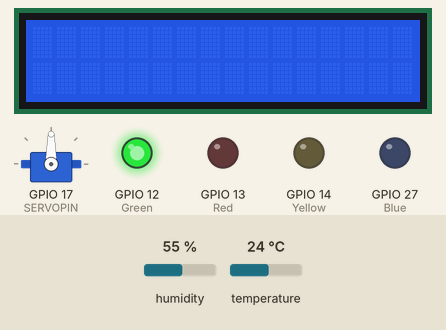
A sketch run on a simulated ESP32. On the bench: servo, 16×2 character LCD, output pins drawn as LEDs (lit = HIGH). Inputs (shaded band) come from the test bench; at power-on: temperature 24 °C, humidity 55 %. WiFi joins after 1.5 s; servers stay silent unless stated; uploads are accepted with an empty reply; what the sketch prints to the serial monitor is not drawn.

Above: at 2.7 s.
2.8 s: temperature set to 22 °C
At 4.4 s:
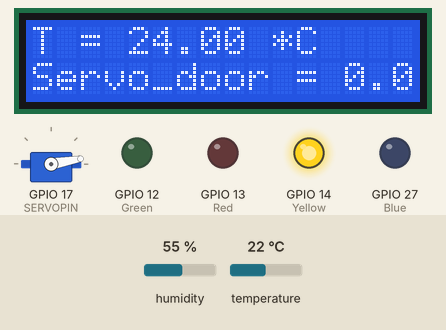
9.2 s: temperature set to 16 °C
At 14.4 s:
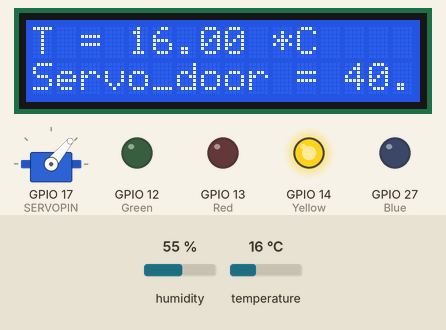
15.8 s: temperature set to 13 °C
At 16.3 s:
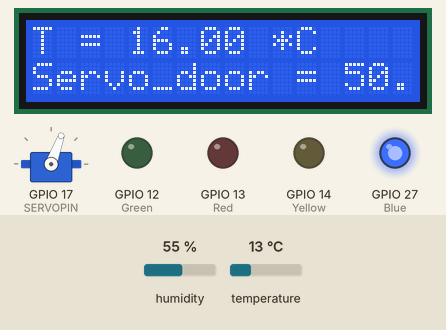
22.3 s: temperature set to 28 °C
At 25.6 s:
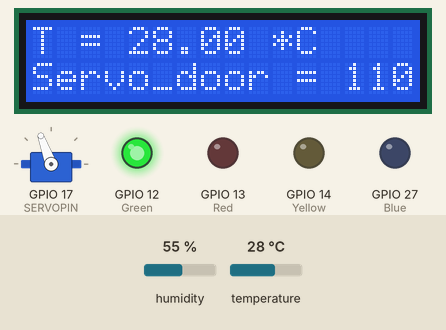
26.0 s: temperature set to 30 °C
At 29.1 s:
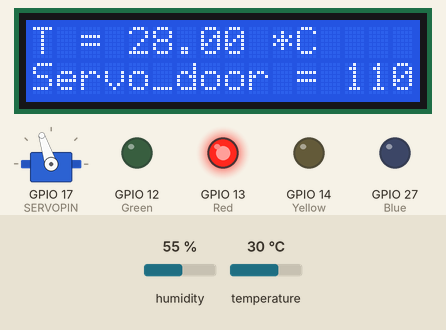
32.6 s: temperature set to 12 °C
At 33.9 s:
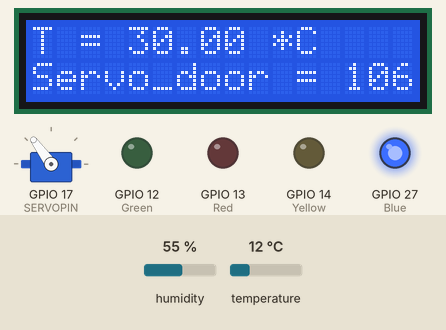
Timing chart, 0 to 79.9 s (numbered marks = the images above; inputs shaded):
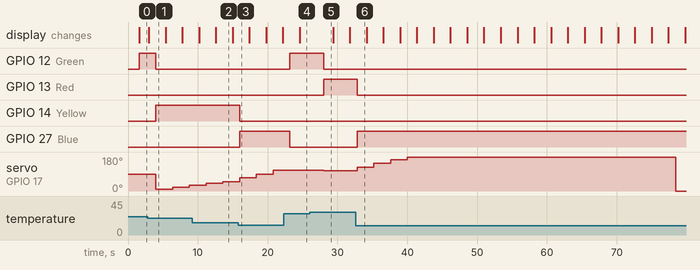

The sketch:

Code_6.ino
```cpp
// WiFi
#include <WiFi.h>
#include <WiFiClient.h>
WiFiClient client;
#include <Wire.h>
#include <OneWire.h>
#include <ArduinoJson.h>

// Sensor
//#include <Adafruit_Sensor.h>
#include <DHT.h>
#define DHTPIN            15         //  Контакт, который подключен к датчику DHT
DHT dht(DHTPIN, DHT11);

// Display
#include <LiquidCrystal_I2C.h>
LiquidCrystal_I2C lcd(0x27,16,2);

// Sensor
#define sensorCount 3
char* sensorName[] = {"Temp","Led","Servo_door"};
float sensorValues[sensorCount];

// Name Sensor
#define  Temp 0
#define  Led 1
#define  Servo_door 2

// Led
#define Red 13
#define Green 12
#define Yellow 14
#define Blue 27

// Servo
#include <ESP32Servo.h>
#define SERVOPIN 17
Servo myservo;

// WiFi config
char ssid[] = "Galaxy S10b57e";
char pass[] = "1234567890";

// ThingWorx
char iot_server[] = "192.168.43.36";
IPAddress iot_address(192,168,43,36);
char appKey[] = "30bf4fe9-5d55-4ddb-990a-3cdcbdfa8fb2";
char thingName[] = "Kyrsovay";
char serviceName[] = "Code";

// Timer
long timer_iot_timeout = 0;
#define TIMEOUT 1000 // 1 second timout
#define IOT_TIMEOUT1 5000
#define IOT_TIMEOUT2 100
unsigned long timer_thingworx = 0;
unsigned long timer_print = 0;
unsigned long timer_auto = 0;
unsigned long timer_sensors = 0;

#define BUFF_LENGTH 256
char buff[BUFF_LENGTH] = "";
int btn_state = 0;
int auto_control = 0;

void setup() {
  Serial.begin(115200);
  dht.begin();
  myservo.attach(SERVOPIN);

  Serial.println("Conecting to WiFi");
  WiFi.begin(ssid, pass);
  while (WiFi.status() != WL_CONNECTED){
    delay(500);
    Serial.println(".");
    }
  Serial.println("Local IP:");
  Serial.println(WiFi.localIP());

  pinMode(Red, OUTPUT);
  pinMode(Green, OUTPUT);
  pinMode(Yellow, OUTPUT);
  pinMode(Blue, OUTPUT);

  lcd.init();
  lcd.backlight();
  lcd.clear();
  lcd.setCursor(0,0);
}

void sensor(){
  sensorValues[Temp] = dht.readTemperature();
  if (isnan(sensorValues[Temp]))
  {
    Serial.println("Failed to read from DHT11 sensor!");
    sensorValues[Temp] = 25;
  }
  if (sensorValues[Temp] > 28){
    sensorValues[Led] = 3;
    sensorValues[Servo_door] -= (sensorValues[Temp] - 28);
    myservo.write(sensorValues[Servo_door]);
    digitalWrite(Green, LOW);
    digitalWrite(Red, HIGH);
    digitalWrite(Yellow, LOW);
    digitalWrite(Blue, LOW);
  }
  else if (sensorValues[Temp] >= 24){
    sensorValues[Led] = 2;
    digitalWrite(Green, HIGH);
    digitalWrite(Red, LOW);
    digitalWrite(Yellow, LOW);
    digitalWrite(Blue, LOW);
  }
  else if (sensorValues[Temp] > 14) {
    sensorValues[Led] = 1;
    sensorValues[Servo_door] += 10;
    myservo.write(sensorValues[Servo_door]);
    digitalWrite(Yellow, HIGH);
    digitalWrite(Green, LOW);
    digitalWrite(Red, LOW);
    digitalWrite(Blue, LOW);

  }
  else{
    sensorValues[Led] = 0;
    sensorValues[Servo_door] += 20;
    myservo.write(sensorValues[Servo_door]);
    digitalWrite(Red, LOW);
    digitalWrite(Blue, HIGH);
    digitalWrite(Yellow, LOW);
    digitalWrite(Green, LOW);
  }
}

void printData()
{
  lcd.clear();
  lcd.setCursor(0, 0);
  lcd_printstr("T = " + String(sensorValues[Temp]) + " *C");
  Serial.println("T = " + String(sensorValues[Temp]) + " *C");
  lcd.setCursor(0, 1);
  String color = "Blue";
  if (sensorValues[Led] == 1){ color = "Yellow";}
  else if (sensorValues[Led] == 2){ color = "Green";}
  else if (sensorValues[Led] == 3){ color = "Red";}
  lcd_printstr("Led = " + color);
  Serial.println("Led = " + color);
  lcd.setCursor(0, 2);
  lcd_printstr("Servo_door = " + String(sensorValues[Servo_door]) + " grad");
  Serial.println("Servo_door = " + String(sensorValues[Servo_door]) + " grad");
  Serial.println();
}
void lcd_printstr(String str1)
{
  for (int i = 0; i < str1.length(); i++)
  {
    lcd.print(str1.charAt(i));
  }
}

void sendThingWorxStream()
{
  // Подключение к серверу
  Serial.println("Connecting to IoT server...");
  if (client.connect(iot_address, 80))
  {
    // Проверка установления соединения
    if (client.connected())
    {
      // Отправка заголовка сетевого пакета
      Serial.println("Sending data to IoT server...\n");
      Serial.print("POST /Thingworx/Things/");  client.print("POST /Thingworx/Things/");
      Serial.print(thingName);  client.print(thingName);
      Serial.print("/Services/"); client.print("/Services/");
      Serial.print(serviceName); client.print(serviceName);
      Serial.print("?appKey="); client.print("?appKey=");
      Serial.print(appKey);  client.print(appKey);
      Serial.print("&method=post&x-thingworx-session=true");  client.print("&method=post&x-thingworx-session=true");
      // Отправка данных с датчиков
      for (int idx = 0; idx < sensorCount; idx ++)
      {
        Serial.print("&"); client.print("&");
        Serial.print(sensorName[idx]);  client.print(sensorName[idx]);
        Serial.print("=");  client.print("=");
        Serial.print(sensorValues[idx]); client.print(sensorValues[idx]);
      }
      Serial.println();
      client.println(" HTTP/1.1");  client.println("Accept: application/json");   client.print("Host: ");   client.println(iot_server);   client.println("Content-Type: application/json");   client.println();

      // Ждем ответа от сервера
      timer_iot_timeout = millis();
      while ((client.available() == 0) && (millis() < timer_iot_timeout + IOT_TIMEOUT1)) {delay(10);}

      // Выводим ответ о сервера, и, если медленное соединение, ждем выход по таймауту
      int iii = 0;
      bool currentLineIsBlank = true;
      bool flagJSON = false;
      timer_iot_timeout = millis();
      while ((millis() < timer_iot_timeout + IOT_TIMEOUT2) && (client.connected()))
      {
        while (client.available() > 0)
        {
          char symb = client.read();
          //Serial.print(symb);
          if (symb == '{')
          {
            flagJSON = true;
          }
          else if (symb == '}')
          {
            flagJSON = false;
          }
          if (flagJSON == true)
          {
            buff[iii] = symb;
            iii ++;
          }
          delay(10);
          timer_iot_timeout = millis();
        }
        delay(10);
      }
      buff[iii] = '}';
      buff[iii + 1] = '\0';
      Serial.println(buff);
      // Закрываем соединение
      client.stop();
    }
  }
}
void loop() {
  sensor();
  sendThingWorxStream();
  printData();
  delay(1000);
}
```

Measured:
- the behaviour switches between 24 and 23 °C on temperature (found by bisection; images 0 and 1)
- the behaviour switches between 15 and 14 °C on temperature (found by bisection; images 2 and 3)
- the behaviour switches between 28 and 29 °C on temperature (found by bisection; images 4 and 5)
- after the input at 2.8 s, GPIO 12 (Green): HIGH → LOW after 1.2 s; GPIO 14 (Yellow): LOW → HIGH after 1.2 s; servo on GPIO 17 (SERVOPIN): 90° → 10° after 1.2 s, → 20° 2.4 s later, → 30° 2.4 s later
- after the input at 15.8 s, GPIO 14 (Yellow): HIGH → LOW after 0.20 s; GPIO 27 (Blue): LOW → HIGH after 0.20 s
- after the input at 22.3 s, GPIO 12 (Green): LOW → HIGH after 0.90 s; GPIO 27 (Blue): HIGH → LOW after 0.90 s; servo on GPIO 17 (SERVOPIN): stays 110° (without the input it goes to 130° after 0.90 s); the display: changes after 2.3 s (image 4)
- after the input at 26.0 s, GPIO 12 (Green): HIGH → LOW after 2.0 s; GPIO 13 (Red): LOW → HIGH after 2.0 s; servo on GPIO 17 (SERVOPIN): 110° → 108° after 2.0 s, → 106° 2.4 s later
- after the input at 32.6 s, GPIO 13 (Red): HIGH → LOW after 0.21 s; GPIO 27 (Blue): LOW → HIGH after 0.21 s
